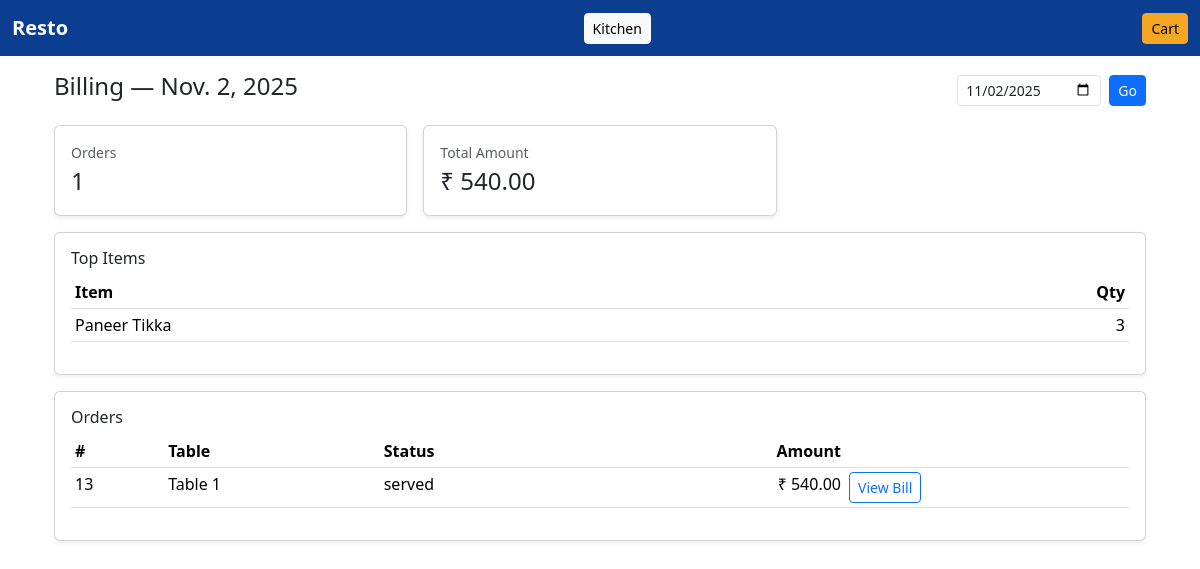
/billing/ (signed in), run on an earlier commit of the app's database.
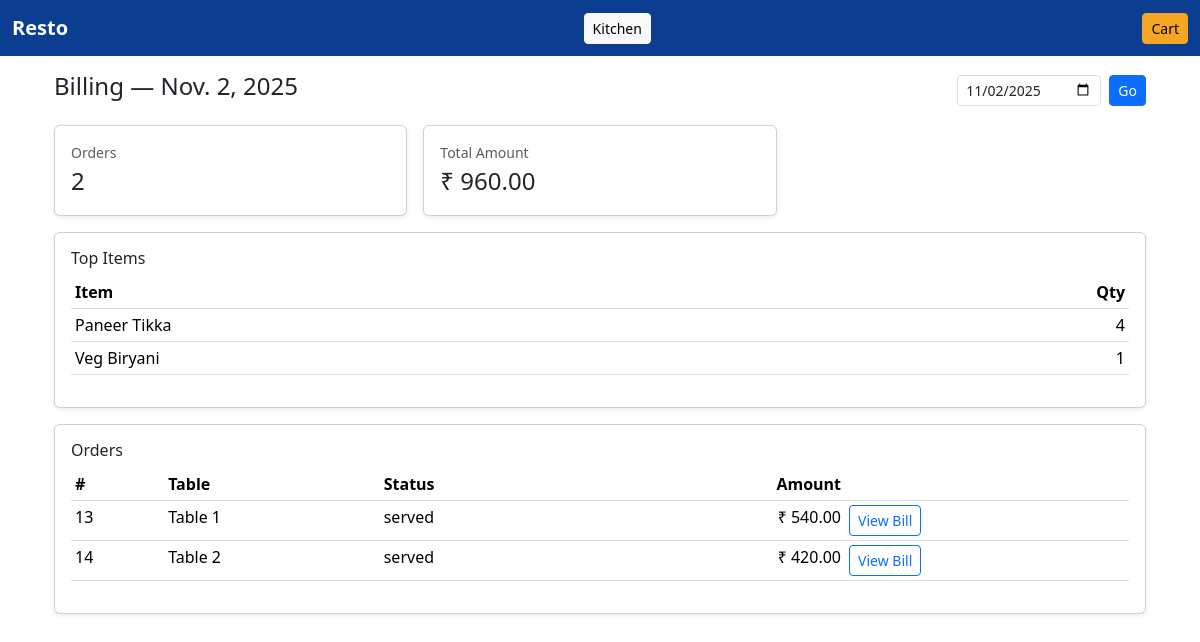
And on a later commit of the database.
### billingapp/models.py (models this page shows, shortened)
class MenuItem(models.Model):
    category = models.ForeignKey(MenuCategory, on_delete=models.CASCADE, related_name="items")
    name = models.CharField(max_length=200)
    price = models.DecimalField(max_digits=10, decimal_places=2)
    is_available = models.BooleanField(default=True)
    sort_order = models.PositiveIntegerField(default=0)
    class Meta:
        unique_together = ("category", "name")
        ordering = ["category__sort_order", "category__name", "sort_order", "name"]

class Order(models.Model):
    STATUS_CHOICES = [
        ("pending_payment", "Pending Payment"),
        ("paid", "Paid"),
        ("accepted", "Accepted by Kitchen"),
        ("preparing", "Preparing"),
        ("served", "Served"),
        ("cancelled", "Cancelled"),
    ]
    table = models.ForeignKey(Table, on_delete=models.PROTECT, related_name="orders")
    status = models.CharField(max_length=20, choices=STATUS_CHOICES, default="pending_payment")
    created_at = models.DateTimeField(auto_now_add=True)
    updated_at = models.DateTimeField(auto_now=True)
    payment_id = models.CharField(max_length=200, blank=True)  # gateway id later
    amount = models.DecimalField(max_digits=10, decimal_places=2, null=True, blank=True)
    payment_reference = models.CharField(max_length=100, blank=True, default=None, null=True,unique=True)
    @property
    def display_amount(self):
        return self.subtotal if self.amount is None else self.amount

class Table(models.Model):
    name = models.CharField(max_length=50, unique=True)
    token = models.CharField(max_length=24, unique=True, editable=False, db_index=True)
    is_active = models.BooleanField(default=True)

### billingapp/views.py (the view)
# urls.py: path('billing/', views.billing_dashboard, name='billing_dashboard'),
@user_passes_test(is_staff_or_super)
def billing_dashboard(request):
    date_str = request.GET.get("date")
    if date_str:
        day = datetime.fromisoformat(date_str).date()
    else:
        day = timezone.localdate()
    qs = Order.objects.filter(created_at__date=day, status__in=["paid", "accepted", "preparing", "served"])
    total_amount = sum(o.display_amount for o in qs)
    orders_count = qs.count()
    top_items = (
        OrderItem.objects.filter(order__in=qs)
        .values(name=F("item__name"))
        .annotate(qty=Sum("qty"))
        .order_by("-qty")[:10]
    )
    return render(
        request,
        "billingapp/billing_dashboard.html",
        {
            "day": day,
            "orders": qs.select_related("table"),
            "total_amount": total_amount,
            "orders_count": orders_count,
            "top_items": top_items,
        },
    )

### billingapp/views.py (called while the page is built)
def is_staff_or_super(user):
    return user.is_authenticated and (user.is_staff or user.is_superuser)

### billingapp/templates/billingapp/billing_dashboard.html
{% extends "billingapp/base.html" %}
{% block content %}
<div class="container">
  <div class="d-flex justify-content-between align-items-center mb-3">
    <h4>Billing — {{ day }}</h4>
    <form class="d-flex" method="get">
      <input type="date" name="date" class="form-control form-control-sm me-2" value="{{ day|date:'Y-m-d' }}">
      <button class="btn btn-sm btn-primary">Go</button>
    </form>
  </div>
  <div class="row g-3 mb-3">
    <div class="col-md-4">
      <div class="card shadow-sm"><div class="card-body">
        <div class="small text-muted">Orders</div>
        <div class="fs-4">{{ orders_count }}</div>
      </div></div>
    </div>
    <div class="col-md-4">
      <div class="card shadow-sm"><div class="card-body">
        <div class="small text-muted">Total Amount</div>
        <div class="fs-4">₹ {{ total_amount }}</div>
      </div></div>
    </div>
  </div>
  <div class="card shadow-sm mb-3">
    <div class="card-body">
      <h6 class="mb-2">Top Items</h6>
      <table class="table table-sm">
        <thead><tr><th>Item</th><th class="text-end">Qty</th></tr></thead>
        <tbody>
        {% for r in top_items %}
          <tr><td>{{ r.name }}</td><td class="text-end">{{ r.qty }}</td></tr>
        {% empty %}
          <tr><td colspan="2" class="text-muted">No data</td></tr>
        {% endfor %}
        </tbody>
      </table>
    </div>
  </div>
  <div class="card shadow-sm">
    <div class="card-body">
      <h6 class="mb-2">Orders</h6>
      <table class="table table-sm">
        <thead><tr><th>#</th><th>Table</th><th>Status</th><th class="text-end">Amount</th><th></th></tr></thead>
        <tbody>
        {% for o in orders %}
          <tr>
            <td>{{ o.id }}</td>
            <td>{{ o.table.name }}</td>
            <td>{{ o.status }}</td>
            <td class="text-end">₹ {{ o.display_amount }}</td>
            <td><a class="btn btn-sm btn-outline-primary" href="{% url 'order_bill' o.id %}">View Bill</a></td>
          </tr>
        {% empty %}
          <tr><td colspan="5" class="text-muted">No orders</td></tr>
        {% endfor %}
        </tbody>
      </table>
    </div>
  </div>
</div>
{% endblock %}

What changed in the data, as far as the page shows it:
computed for MenuItem "Paneer Tikka": qty "3" → "4"
now on this page (row unchanged): MenuItem: name "Veg Biryani", qty "1"
added Order: id "14", table.name "Table 2", status "served", display_amount "420.00"
Also different on the page:
{{ orders_count }}: "1" → "2"
{{ total_amount }}: "540.00" → "960.00"
